Frame 1 (no input): blank canvas, image omitted
Frame 60 (no input): blank canvas, image omitted
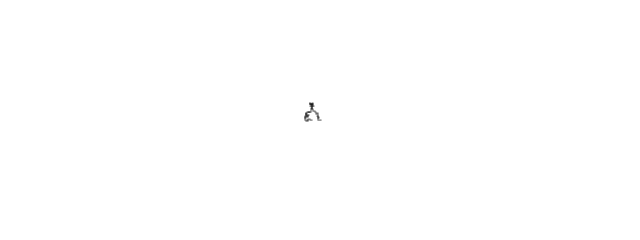
Frame 120 (the mouse pressed at the canvas centre since frame 60)

The p5.js sketch whose frames 1 and 60 were blank and that drew this single picture after the mouse press (run headless with seeded random() and noise() and a simulated clock; from frame 60 on, the mouse is pressed at the canvas centre):

// p5.js sketch
// ── sketch.js
// Exercise 0.3: Create a random walker with dynamic probabilities.
// For example, give it a 50% chance of moving in the direction of the mouse.

class Walker {
  constructor() {
    this.x = width / 2;
    this.y = height / 2;
  }

  show() {
    stroke(0);
    point(this.x, this.y);
  }

  step() {
        const r = random(1);

        if (r < 0.5) {
        // Move toward the mouse on ONE randomly chosen axis
        if (random(1) < 0.33) {
            this.x += (mouseX > this.x) ? 1 : -1;
        } else {
            this.y += (mouseY > this.y) ? 1 : -1;
        }
        } else {
            // Normal random step (Example 0.1)
            const choice = floor(random(4));
            if (choice === 0) this.x++;
            else if (choice === 1) this.x--;
            else if (choice === 2) this.y++;
            else this.y--;
        }
    }
}

let walker;

function setup() {
  createCanvas(640, 240);
  background(255);
  walker = new Walker();
}

function draw() {
  walker.step();
  walker.show();
}
